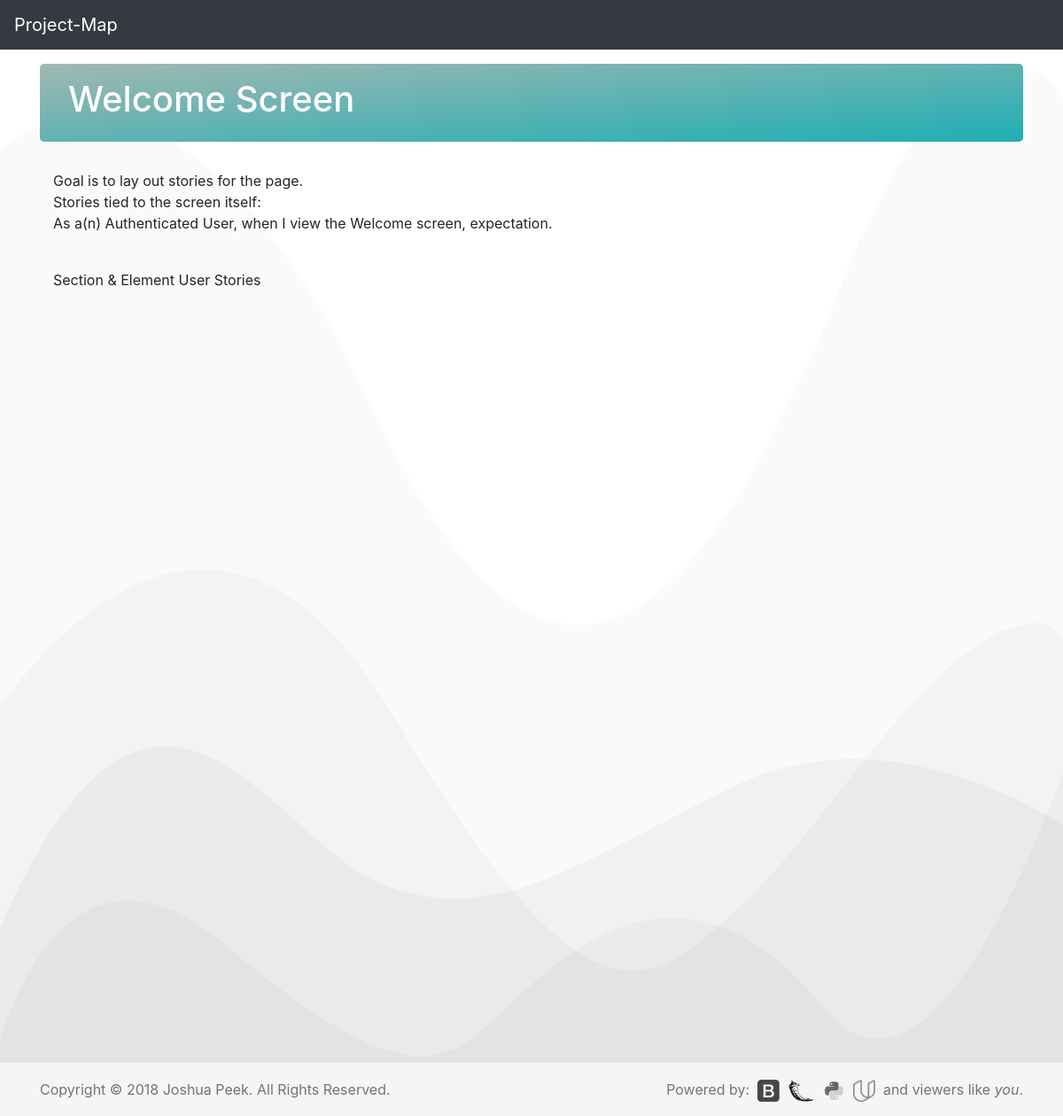
The app's page /scrn1/story with its own data.
### database_setup.py (models this page shows, shortened)
class Screen(Base):
    __tablename__ = 'screen'
    id = Column(Integer, primary_key=True)
    title = Column(String(250), nullable=False)
    description = Column(String(500))
    project_id = Column(Integer, ForeignKey('project.id'))
    project = relationship(Project)

class Story(Base):
    __tablename__ = 'story'
    id = Column(Integer, primary_key=True)
    title = Column(String(250), nullable=False)
    expectation = Column(String(500))
    action = Column(String(50))
    hook = Column(String(10), nullable=False)
    hookID = Column(Integer)
    project_id = Column(Integer, ForeignKey('project.id'))
    project = relationship(Project)
    screen_id = Column(Integer, ForeignKey('screen.id'))
    screen = relationship(Screen)
    role_id = Column(Integer, ForeignKey('role.id'))
    role = relationship(Role)

class Role(Base):
    __tablename__ = 'role'
    id = Column(Integer, primary_key=True)
    title = Column(String(250), nullable=False)
    description = Column(String(500))
    authRequired = Column(String(5))
    project_id = Column(Integer, ForeignKey('project.id'))
    project = relationship(Project)

### app.py (the view)
@app.route('/scrn<int:screen_id>/story')
def screenStory(screen_id):
    screen = session.query(Screen).filter_by(id=screen_id).one()
    project = session.query(Project).filter_by(id=screen.project.id).one()
    stories = session.query(Story).filter_by(screen_id=screen_id).all()
    ss = session.query(ScreenSection).filter_by(screen_id=screen_id).all()
    se = session.query(SectionElement).filter_by(project_id=project.id)
    return render_template('stories.html', screen=screen, project=project,
    stories=stories, ss=ss, se=se)

### templates/stories.html (shortened to what this page needs)
<!doctype html>
<html lang="en">
  {% include "header.html" %}
  <body>
    {% include "menu.html" %}
    <main role="main" class="container">
      <div class="jumbotron" style="padding:1rem 2rem;">
        <h1>{{screen.title}} Screen</h1>
      </div>
<div class="container">
  <div class="row">
    <div class="col-md-12">
      Goal is to lay out stories for the page.<br>
    </div>
  </div>
  <div class="row">
    <div class="col-md-12">
      Stories tied to the screen itself:<br>
      <p>
        {% for i in stories %}
          {% if i.hook == "screen" %}
            As a(n) {{i.role.title}}, when I {{i.action}} the {{i.screen.title}} screen, {{i.expectation}}.<br>
          {% endif %}
        {% endfor %}
      </p>
      <br>
    </div>
  </div>
  <div class="row">
    <div class="col-md-12">
      Section & Element User Stories
    </div>
  </div>
</div>
    </main>
  {% include "footer.html" %}
  </body>
</html>

### records on screen
Screen: title "Welcome"
Story: role "Authenticated User", action "view", screen "Welcome", expectation "expectation"
